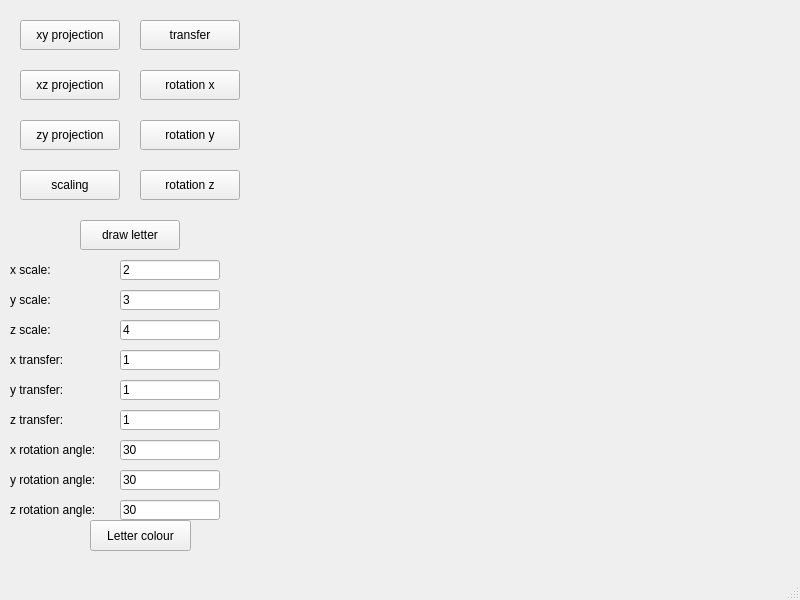
<?xml version="1.0" encoding="UTF-8"?>
<ui version="4.0">
 <class>MainWindow</class>
 <widget class="QMainWindow" name="MainWindow">
  <property name="geometry">
   <rect>
    <x>0</x>
    <y>0</y>
    <width>800</width>
    <height>600</height>
   </rect>
  </property>
  <property name="windowTitle">
   <string>Kirill</string>
  </property>
  <widget class="QWidget" name="centralwidget">
   <widget class="letter" name="widget" native="true">
    <property name="geometry">
     <rect>
      <x>260</x>
      <y>10</y>
      <width>511</width>
      <height>531</height>
     </rect>
    </property>
   </widget>
   <widget class="QPushButton" name="pushButton">
    <property name="geometry">
     <rect>
      <x>20</x>
      <y>20</y>
      <width>100</width>
      <height>30</height>
     </rect>
    </property>
    <property name="text">
     <string>xy projection</string>
    </property>
   </widget>
   <widget class="QPushButton" name="pushButton_2">
    <property name="geometry">
     <rect>
      <x>20</x>
      <y>70</y>
      <width>100</width>
      <height>30</height>
     </rect>
    </property>
    <property name="text">
     <string>xz projection</string>
    </property>
   </widget>
   <widget class="QPushButton" name="pushButton_3">
    <property name="geometry">
     <rect>
      <x>20</x>
      <y>120</y>
      <width>100</width>
      <height>30</height>
     </rect>
    </property>
    <property name="text">
     <string>zy projection</string>
    </property>
   </widget>
   <widget class="QPushButton" name="pushButton_4">
    <property name="geometry">
     <rect>
      <x>20</x>
      <y>170</y>
      <width>100</width>
      <height>30</height>
     </rect>
    </property>
    <property name="text">
     <string>scaling</string>
    </property>
   </widget>
   <widget class="QPushButton" name="pushButton_5">
    <property name="geometry">
     <rect>
      <x>140</x>
      <y>20</y>
      <width>100</width>
      <height>30</height>
     </rect>
    </property>
    <property name="text">
     <string>transfer</string>
    </property>
   </widget>
   <widget class="QPushButton" name="pushButton_6">
    <property name="geometry">
     <rect>
      <x>140</x>
      <y>70</y>
      <width>100</width>
      <height>30</height>
     </rect>
    </property>
    <property name="text">
     <string>rotation x</string>
    </property>
   </widget>
   <widget class="QPushButton" name="pushButton_7">
    <property name="geometry">
     <rect>
      <x>140</x>
      <y>120</y>
      <width>100</width>
      <height>30</height>
     </rect>
    </property>
    <property name="text">
     <string>rotation y</string>
    </property>
   </widget>
   <widget class="QPushButton" name="pushButton_8">
    <property name="geometry">
     <rect>
      <x>140</x>
      <y>170</y>
      <width>100</width>
      <height>30</height>
     </rect>
    </property>
    <property name="text">
     <string>rotation z</string>
    </property>
   </widget>
   <widget class="QPushButton" name="pushButton_9">
    <property name="geometry">
     <rect>
      <x>80</x>
      <y>220</y>
      <width>100</width>
      <height>30</height>
     </rect>
    </property>
    <property name="text">
     <string>draw letter</string>
    </property>
   </widget>
   <widget class="QLabel" name="label">
    <property name="geometry">
     <rect>
      <x>10</x>
      <y>260</y>
      <width>50</width>
      <height>20</height>
     </rect>
    </property>
    <property name="text">
     <string>x scale:</string>
    </property>
   </widget>
   <widget class="QLineEdit" name="lineEdit">
    <property name="geometry">
     <rect>
      <x>120</x>
      <y>260</y>
      <width>100</width>
      <height>20</height>
     </rect>
    </property>
    <property name="text">
     <string>2</string>
    </property>
   </widget>
   <widget class="QLabel" name="label_2">
    <property name="geometry">
     <rect>
      <x>10</x>
      <y>290</y>
      <width>50</width>
      <height>20</height>
     </rect>
    </property>
    <property name="text">
     <string>y scale:</string>
    </property>
   </widget>
   <widget class="QLabel" name="label_3">
    <property name="geometry">
     <rect>
      <x>10</x>
      <y>320</y>
      <width>50</width>
      <height>20</height>
     </rect>
    </property>
    <property name="text">
     <string>z scale:</string>
    </property>
   </widget>
   <widget class="QLabel" name="label_4">
    <property name="geometry">
     <rect>
      <x>10</x>
      <y>350</y>
      <width>60</width>
      <height>20</height>
     </rect>
    </property>
    <property name="text">
     <string>x transfer:</string>
    </property>
   </widget>
   <widget class="QLabel" name="label_5">
    <property name="geometry">
     <rect>
      <x>10</x>
      <y>380</y>
      <width>60</width>
      <height>20</height>
     </rect>
    </property>
    <property name="text">
     <string>y transfer:</string>
    </property>
   </widget>
   <widget class="QLabel" name="label_6">
    <property name="geometry">
     <rect>
      <x>10</x>
      <y>410</y>
      <width>60</width>
      <height>20</height>
     </rect>
    </property>
    <property name="text">
     <string>z transfer:</string>
    </property>
   </widget>
   <widget class="QLabel" name="label_7">
    <property name="geometry">
     <rect>
      <x>10</x>
      <y>440</y>
      <width>101</width>
      <height>20</height>
     </rect>
    </property>
    <property name="text">
     <string>x rotation angle:</string>
    </property>
   </widget>
   <widget class="QLabel" name="label_8">
    <property name="geometry">
     <rect>
      <x>10</x>
      <y>470</y>
      <width>101</width>
      <height>20</height>
     </rect>
    </property>
    <property name="text">
     <string>y rotation angle: </string>
    </property>
   </widget>
   <widget class="QLabel" name="label_9">
    <property name="geometry">
     <rect>
      <x>10</x>
      <y>500</y>
      <width>101</width>
      <height>20</height>
     </rect>
    </property>
    <property name="text">
     <string>z rotation angle:</string>
    </property>
   </widget>
   <widget class="QLineEdit" name="lineEdit_2">
    <property name="geometry">
     <rect>
      <x>120</x>
      <y>290</y>
      <width>100</width>
      <height>20</height>
     </rect>
    </property>
    <property name="text">
     <string>3</string>
    </property>
   </widget>
   <widget class="QLineEdit" name="lineEdit_3">
    <property name="geometry">
     <rect>
      <x>120</x>
      <y>320</y>
      <width>100</width>
      <height>20</height>
     </rect>
    </property>
    <property name="text">
     <string>4</string>
    </property>
   </widget>
   <widget class="QLineEdit" name="lineEdit_4">
    <property name="geometry">
     <rect>
      <x>120</x>
      <y>350</y>
      <width>100</width>
      <height>20</height>
     </rect>
    </property>
    <property name="text">
     <string>1</string>
    </property>
   </widget>
   <widget class="QLineEdit" name="lineEdit_5">
    <property name="geometry">
     <rect>
      <x>120</x>
      <y>380</y>
      <width>100</width>
      <height>20</height>
     </rect>
    </property>
    <property name="text">
     <string>1</string>
    </property>
   </widget>
   <widget class="QLineEdit" name="lineEdit_6">
    <property name="geometry">
     <rect>
      <x>120</x>
      <y>410</y>
      <width>100</width>
      <height>20</height>
     </rect>
    </property>
    <property name="text">
     <string>1</string>
    </property>
   </widget>
   <widget class="QLineEdit" name="lineEdit_7">
    <property name="geometry">
     <rect>
      <x>120</x>
      <y>440</y>
      <width>100</width>
      <height>20</height>
     </rect>
    </property>
    <property name="text">
     <string>30</string>
    </property>
   </widget>
   <widget class="QLineEdit" name="lineEdit_8">
    <property name="geometry">
     <rect>
      <x>120</x>
      <y>470</y>
      <width>100</width>
      <height>20</height>
     </rect>
    </property>
    <property name="text">
     <string>30</string>
    </property>
   </widget>
   <widget class="QLineEdit" name="lineEdit_9">
    <property name="geometry">
     <rect>
      <x>120</x>
      <y>500</y>
      <width>100</width>
      <height>20</height>
     </rect>
    </property>
    <property name="text">
     <string>30</string>
    </property>
   </widget>
   <widget class="QPushButton" name="pushButton_10">
    <property name="geometry">
     <rect>
      <x>90</x>
      <y>520</y>
      <width>101</width>
      <height>31</height>
     </rect>
    </property>
    <property name="text">
     <string>Letter colour</string>
    </property>
   </widget>
  </widget>
  <widget class="QMenuBar" name="menubar">
   <property name="geometry">
    <rect>
     <x>0</x>
     <y>0</y>
     <width>800</width>
     <height>24</height>
    </rect>
   </property>
  </widget>
  <widget class="QStatusBar" name="statusbar"/>
 </widget>
 <customwidgets>
  <customwidget>
   <class>letter</class>
   <extends>QWidget</extends>
   <header>letter.h</header>
   <container>1</container>
  </customwidget>
 </customwidgets>
 <resources/>
 <connections/>
</ui>
